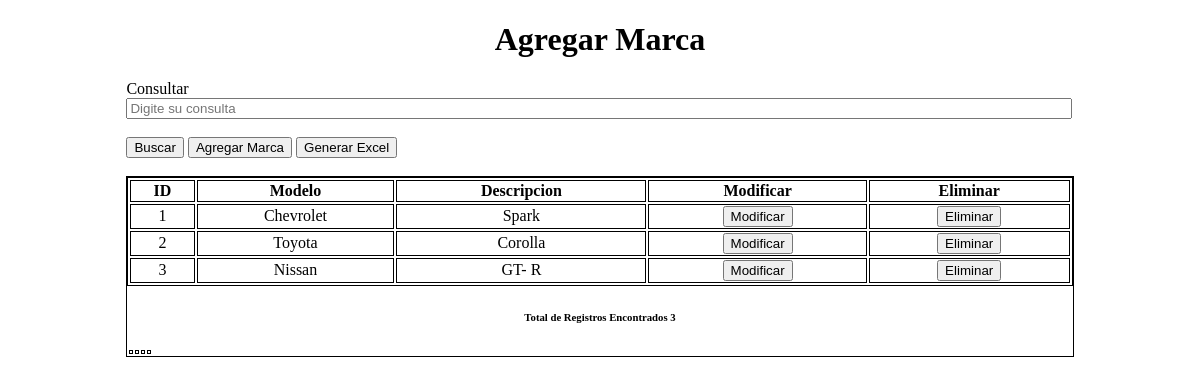
The app's page /auto/Vistas/marca.php with its own data.
### tables this page shows
CREATE TABLE `marca` (
  `ID_marca` int(10) NOT NULL,
  `Modelo` varchar(45) NOT NULL,
  `Descripcion` text NOT NULL
);

### auto/Vistas/marca.php (the view, shortened to what this page needs)
<?php
    include ("../conexion/conectar.php")
?>
<?php
$correrPagina = $_SERVER["PHP_SELF"];
$maximoDatos = 6;
$paginaNumero = 0;
$inicia = $paginaNumero * $maximoDatos;
?>
<?php
if(isset($_POST["consulta"]))
{
    $c = new Conexion();
    $cone = $c->conectando();
    $sql = "select * from marca where Modelo like '%$obj->Modelo%'";
    $limite =sprintf("%s limit %d, %d",$sql, $inicia, $maximoDatos);
    $resultado = mysqli_query($cone,$limite);
    $arreglo = mysqli_fetch_row($resultado);
}else{
    $c = new Conexion();
    $cone = $c->conectando();
    $sql = "select * from marca";
    $limite =sprintf("%s limit %d, %d",$sql, $inicia, $maximoDatos);
    $resultado = mysqli_query($cone,$limite);
    $arreglo = mysqli_fetch_row($resultado);
}
?>
<?php
if(isset($_GET['totalArreglo'])){
	$totalArreglo = $_GET['totalArreglo'];
}
	else{
		$lista = mysqli_query($cone,$sql);
		$totalArreglo = mysqli_num_rows($lista);
	}
$totalPagina = ceil($totalArreglo/$maximoDatos)-1;
?>
<?php
$cargarPagina = "";
$cargarPagina = sprintf("&totalArreglo=%d%s", $totalArreglo, $cargarPagina);
?>
<!DOCTYPE html>
<html lang="es">
<head>
    <link rel="stylesheet" href="CSS/estilo.css">
</head>
<body>
    <h1 style="text-align: center;">Agregar Marca</h1>
    <form action="" method="POST">
        <div class="consultas">
            <label for="" style="margin-right: 5px;">Consultar</label>
            <input type="text" id="Modelo" name="Modelo" style="width: 99%;" placeholder="Digite su consulta">
            <br><br>
            <button type="submit" name="consulta">Buscar</button>
            <a href="agregarmarca.php"><button type="button">Agregar Marca</button></a>
            <a href="../Reportes/Reportemarcas.php"><button type="button">Generar Excel</button></a>
        </div>
        <br>
            <div class="formM">
                <table class="tabla">
                    <thead>
                        <th>ID</th>
                        <th>Modelo</th>
                        <th>Descripcion</th>
                        <th>Modificar</th>
                        <th>Eliminar</th>
                    </thead>
                    <?php
                    do{
                ?>
                <tbody>
                    <tr>
                        <td><?php echo $arreglo[0] ?></td>
                        <td><?php echo $arreglo[1] ?></td>
                        <td><?php echo $arreglo[2] ?></td>
                        <td class="letra">
                            <a href="<?php if($arreglo[0] <> ""){
                                echo "modificarmarca.php?key=".urlencode($arreglo[0]);
                            }else{
                                echo "<script> alert('Debe de consultar primero')</sccript>";
                            }?>">
                                <button name="modi" type="button" >Modificar</button>
                            </a>
                        </td>
                        <td class="letra">
                            <a href="<?php if($arreglo[0]<>""){
                                        echo "eliminarmarca.php?key=".urlencode($arreglo[0]);
                            }else{
                                echo "<script> alert('debe de consultar primero')</sccript>";
                            }
                                ?>">
                                <button name="elim" type="button" >Eliminar</button>
                            </a>
                        </td>
                    </tr>
                </tbody>
                <?php
                    }while($arreglo = mysqli_fetch_row($resultado));
                ?>
                </table>
                <h6><?php printf("Total de Registros Encontrados %d", $totalArreglo) ?></h6>
            <table border=0>
                 <tr>
                 <td>
                 </td>
                 <td>
                     <?php
                     if($paginaNumero > 0){
                 ?>
                     <a href="<?php printf("%s?paginaNumero=%d%s",$correrPagina, max(0,$paginaNumero-1),$cargarPagina) ?>" id="paginador" > << Anterior </a> <?php }?></td>
                 <td>
                     <?php
                     if($paginaNumero < $totalPagina ){
                     ?>
                      <a href="<?php printf("%s?paginaNumero=%d%s",$correrPagina, min($totalPagina,$paginaNumero+1),$cargarPagina) ?>" id="paginador"> Siguiente >>  </a> <?php }?></td>
                 <td>
                 <?php
                     if($paginaNumero < $totalPagina ){
                 ?>
                 <a href="<?php printf("%s?paginaNumero=%d%s",$correrPagina, $totalPagina,$cargarPagina) ?>" id="paginador"> Ultima ></a> <?php } ?></td>
                 </tr>
                 </table>
            </div>
    </form>
</body>
</html>

### auto/Vistas/CSS/estilo.css (style rules this page uses)
.formM { border: black solid 1px; margin-left: 10%; margin-right: 10%; background-color: white; text-align: center; }
.tabla { width: 100%; border: 1px solid black; }
.tabla th,td { border: black solid 1px; }
.consultas { padding-left: 10%; padding-right: 10%; }

### records on screen
marca: ID_marca "1", Modelo "Chevrolet", Descripcion "Spark"
marca: ID_marca "2", Modelo "Toyota", Descripcion "Corolla"
marca: ID_marca "3", Modelo "Nissan", Descripcion "GT- R"

### other values on screen
$totalArreglo "3"
